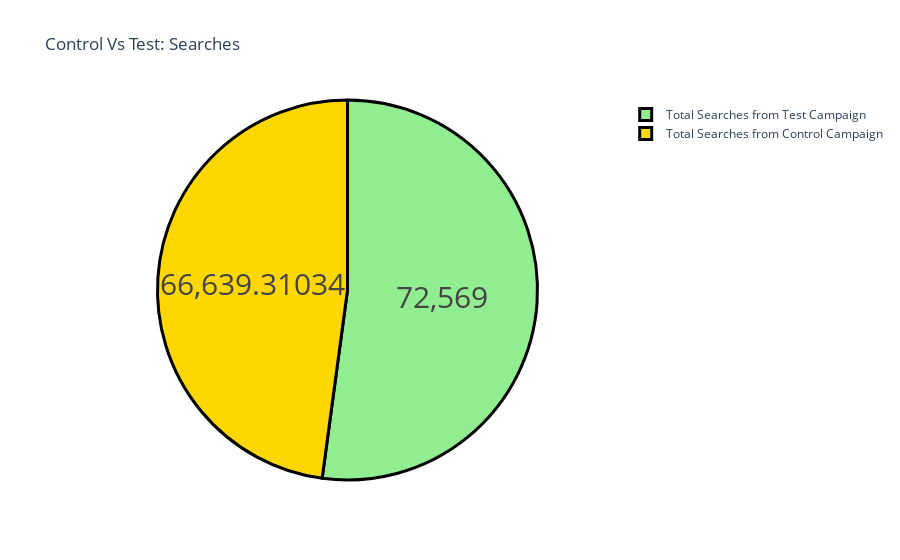

Source (notebook cell):
### Markdown cell above
The control campaign resulted in more impressions according to the amount spent on both campaigns. Now let’s have a look at the number of searches performed on the website from both campaigns:

### Code cell
label = ["Total Searches from Control Campaign", 
         "Total Searches from Test Campaign"]
counts = [sum(control_data["Searches Received"]), 
          sum(test_data["Searches Received"])]
colors = ['gold','lightgreen']
fig = go.Figure(data=[go.Pie(labels=label, values=counts)])
fig.update_layout(title_text='Control Vs Test: Searches')
fig.update_traces(hoverinfo='label+percent', textinfo='value', 
                  textfont_size=30,
                  marker=dict(colors=colors, 
                              line=dict(color='black', width=3)))
fig.show()

### Figure 1 — Plotly figure (JSON) as saved in the notebook; plotly's stock layout.template omitted (floating-point values rounded to 4 significant figures)
{"data": [{"hoverinfo": "label+percent", "labels": ["Total Searches from Control Campaign", "Total Searches from Test Campaign"], "marker": {"colors": ["gold", "lightgreen"], "line": {"color": "black", "width": 3}}, "textfont": {"size": 30}, "textinfo": "value", "type": "pie", "values": [66640.0, 72569]}], "layout": {"title": {"text": "Control Vs Test: Searches"}}}
